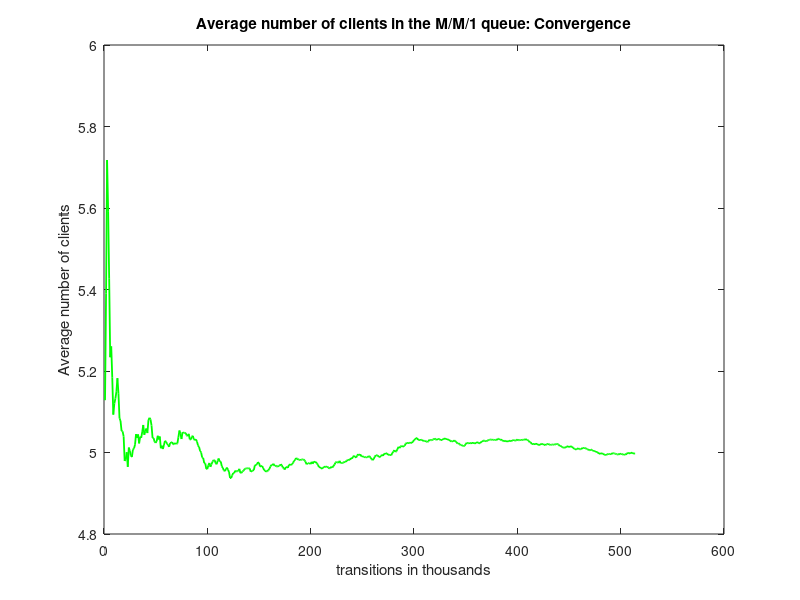
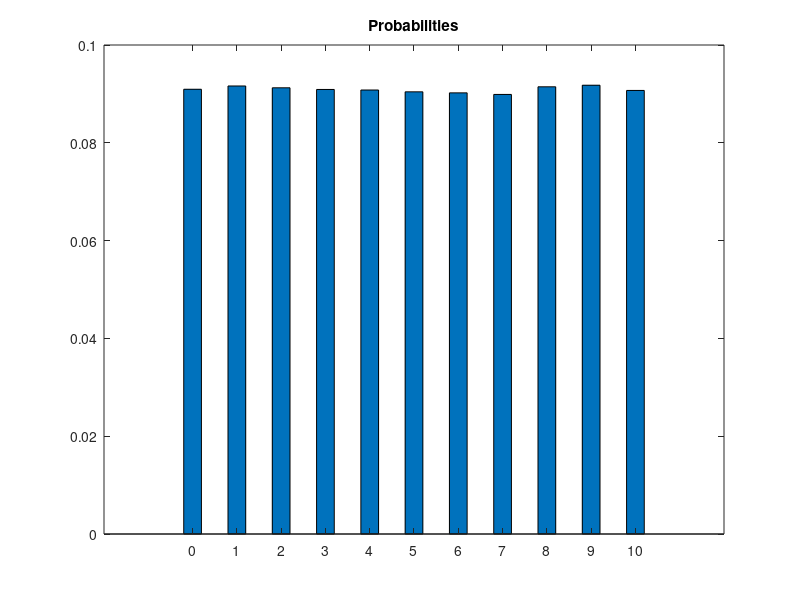

Write the MATLAB code that produced these figures, in order.
# Task 1
clc;
clear all;
close all;

P = [0,0,0,0,0,0,0,0,0,0,0];
arrivals = [0,0,0,0,0,0,0,0,0,0,0];
total_arrivals = 0; 
current_state = 0;  
previous_mean_clients = 0; 
index = 0;

lamda = 5; 
mu = 5;
threshold = lamda/(lamda + mu); 

transitions = 0; 

while transitions >= 0
  transitions = transitions + 1; 
  
  if mod(transitions,1000) == 0 
    index = index + 1;
    for i=1:1:length(arrivals)
        P(i) = arrivals(i)/total_arrivals; 
    endfor
    
    mean_clients = 0; 
    for i=1:1:length(arrivals)
       mean_clients = mean_clients + (i-1).*P(i);
    endfor
    
    to_plot(index) = mean_clients;
        
    if abs(mean_clients - previous_mean_clients) < 0.00001 || transitions > 1000000 
        break;
    endif
    
    previous_mean_clients = mean_clients;
    
  endif
  
  random_number = rand(1); 
  if current_state == 0 || random_number < threshold 
    if current_state < 11
      total_arrivals = total_arrivals + 1;
      if transitions < 31
        display("Current state = ");
        disp(current_state);
        display("Next transition");
        display("arrival");
        display("Total arrivals in current state = ");
        disp(arrivals(current_state+1));
      endif
      arrivals(current_state + 1) = arrivals(current_state + 1) + 1; 
      if current_state < 10
        current_state = current_state + 1;
      endif    
    endif   
  else 
    if current_state != 0 
      if transitions < 31
        display("Current state = ");
        disp(current_state);
        display("Next transition");
        display("departure");
        display("Total arrivals in current state = ");
        disp(arrivals(current_state+1));
      endif
      current_state = current_state - 1;
    endif
  endif
endwhile



display("State propabilities:");
for i=1:1:length(arrivals)
  display(P(i));
endfor

g = lamda*(1-P(11));
average_delay_time = mean_clients / g;
display("Average delay time =");
disp(average_delay_time);
display("Blocking propability =");
disp(P(11));

figure(1);
plot(to_plot,"g","linewidth",1.3);
title("Average number of clients in the M/M/1 queue: Convergence");
xlabel("transitions in thousands");
ylabel("Average number of clients");

x=[0,1,2,3,4,5,6,7,8,9,10];
figure(2);
bar(x,P,0.4);
title("Probabilities")